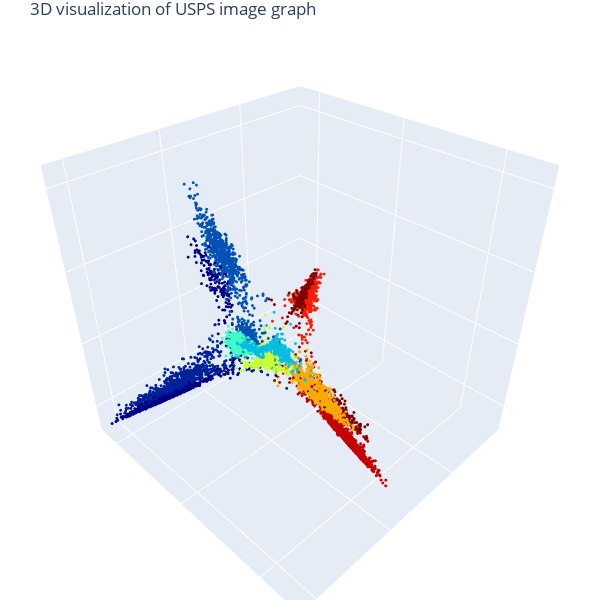

Source (notebook cell):
### Code cell
# 3D Visualization
import plotly.graph_objects as go
data = go.Scatter3d(x=X, y=Y, z=Z, mode='markers', marker=dict(size=1, color=C_metis_pyg, colorscale='jet', opacity=1)) # data as points
# data = go.Scatter3d(x=Xvis, y=Yvis, z=Zvis, mode='markers', marker=dict(size=1, color=C, colorscale='jet', opacity=1, showscale=True)) # w/ colobar 
fig = go.Figure(data=[data]) 
fig.update_layout(margin=dict(l=0, r=0, b=0, t=30, pad=0)) # tight layout but t=25 required for showing title 
fig.update_layout(autosize=False, width=600, height=600, title_text="3D visualization of USPS image graph") # figure size and title
# fig.update_layout(scene = dict(xaxis = dict(visible=False), yaxis = dict(visible=False), zaxis = dict(visible=False))) # no grid, no axis 
# fig.update_layout(scene = dict(xaxis_title = ' ', yaxis_title = ' ', zaxis_title = ' ')) # no axis name 
fig.update_layout(scene = dict(zaxis = dict(showgrid = True, showticklabels = False), zaxis_title = ' ') ) # no range values, no axis name, grid on
fig.update_layout(scene = dict(yaxis = dict(showgrid = True, showticklabels = False), yaxis_title = ' ') ) # no range values, no axis name, grid on
fig.update_layout(scene = dict(xaxis = dict(showgrid = True, showticklabels = False), xaxis_title = ' ') ) # no range values, no axis name, grid on
fig.layout.scene.aspectratio = {'x':1, 'y':1, 'z':1}
fig.show()

### Figure 1 — Plotly figure (JSON) as saved in the notebook; plotly's stock layout.template omitted (floating-point values rounded to 4 significant figures; data arrays with more than 128 entries replaced by an {"elided": "..."} marker saying what was removed)
{"data": [{"marker": {"color": {"elided": "9298 int values"}, "colorscale": [[0, "rgb(0,0,131)"], [0.2, "rgb(0,60,170)"], [0.4, "rgb(5,255,255)"], [0.6, "rgb(255,255,0)"], [0.8, "rgb(250,0,0)"], [1, "rgb(128,0,0)"]], "opacity": 1, "size": 1}, "mode": "markers", "type": "scatter3d", "x": {"elided": "9298 float values"}, "y": {"elided": "9298 float values"}, "z": {"elided": "9298 float values"}}], "layout": {"autosize": false, "height": 600, "margin": {"b": 0, "l": 0, "pad": 0, "r": 0, "t": 30}, "scene": {"aspectratio": {"x": 1, "y": 1, "z": 1}, "xaxis": {"showgrid": true, "showticklabels": false, "title": {"text": " "}}, "yaxis": {"showgrid": true, "showticklabels": false, "title": {"text": " "}}, "zaxis": {"showgrid": true, "showticklabels": false, "title": {"text": " "}}}, "title": {"text": "3D visualization of USPS image graph"}, "width": 600}}
